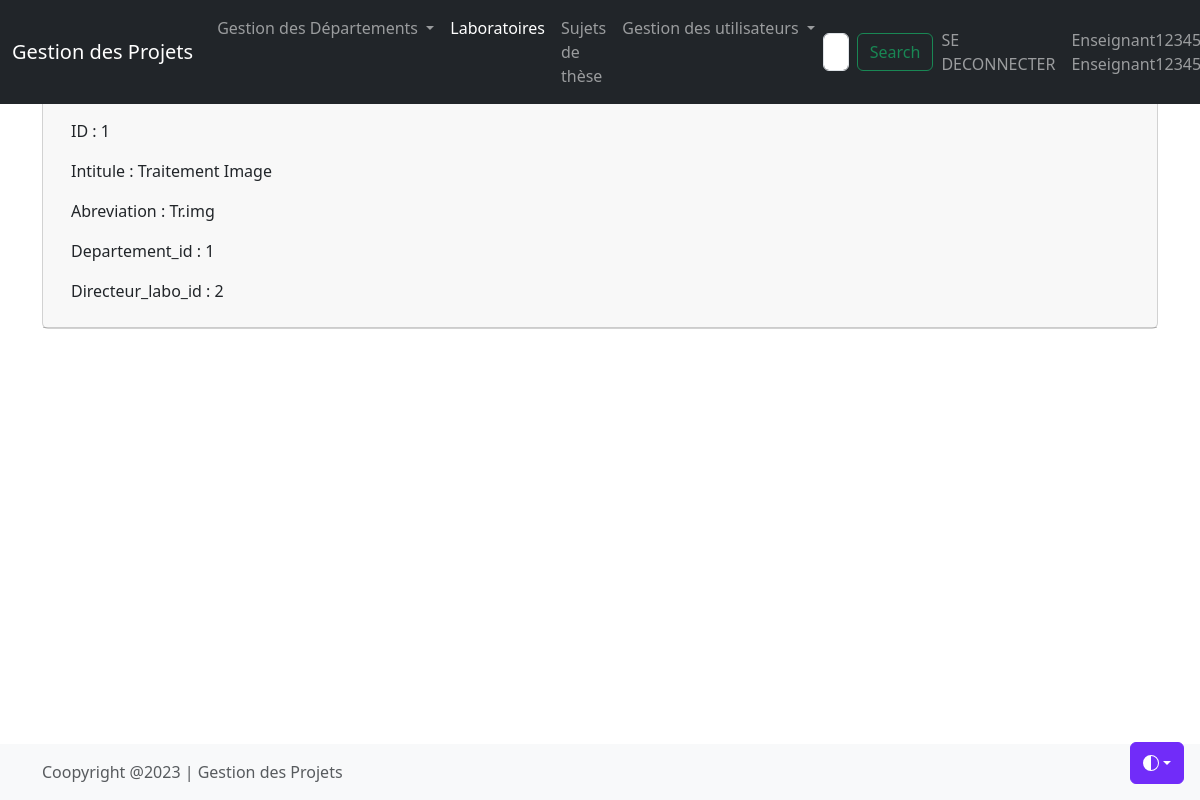
/labdetail.php?id=1 (signed in), run on the app's committed database.
### tables this page shows
CREATE TABLE IF NOT EXISTS `laboratoires` (
  `id` int(20) NOT NULL AUTO_INCREMENT,
  `intitule` varchar(100) DEFAULT NULL,
  `abreviation` varchar(100) DEFAULT NULL,
  `departement_id` int(20) DEFAULT NULL,
  `directeur_labo_id` int(20) DEFAULT NULL,
  PRIMARY KEY (`id`)
);

### labdetail.php (the view, shortened to what this page needs)
<?php
if(isset($_GET['id']) && !empty($_GET['id'])){
    require_once('connect.php');
    $id = strip_tags($_GET['id']);
    $sql = 'SELECT * FROM `laboratoires` WHERE `id` = :id;';
    $query = $db->prepare($sql);
    $query->bindValue(':id', $id, PDO::PARAM_INT);
    $query->execute();
    $laboratoire = $query->fetch();
}else{
    $_SESSION['erreur'] = "URL invalide";
     header('Location: lablist.php');
}
include_once("header.php");
include_once("main.php");
?>
                         <h1>Détails du Laboratoire<?= $laboratoire['id'] ?></h1>
                         <p>
                        <a  class="btn btn-primary" href="lablist.php">Liste des Laboratoires </a>
                                            <a class="btn btn-success " href="labedit.php?id=<?= $laboratoire['id'] ?>">Modifier
                                                </a>
                    <a  class="btn btn-danger" href="labdel.php?id=<?= $laboratoire['id'] ?>">Supprimer
                    </a>
                        <p>ID    : <?= $laboratoire['id'] ?></p>
                        <p>Intitule    : <?= $laboratoire['intitule'] ?></p>
                        <p>Abreviation : <?= $laboratoire['abreviation'] ?></p>
                        <p>Departement_id : <?= $laboratoire['departement_id'] ?></p>
                        <p>Directeur_labo_id : <?= $laboratoire['directeur_labo_id'] ?></p>
            </section>
        </div>
    </main>
<?php
include_once("footer.php");
?>

### data on the page
laboratoires: id "1", intitule "Traitement Image", abreviation "Tr.img", departement "1", directeur_labo "2"
